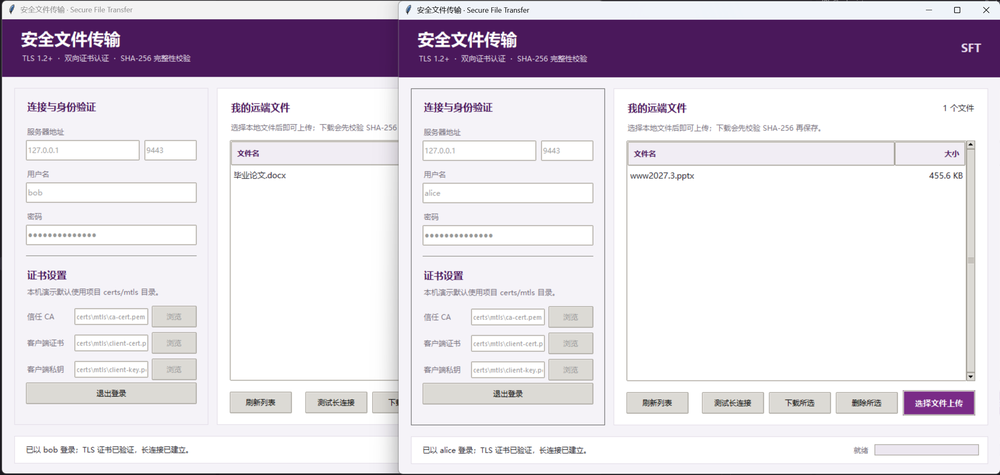
#> input picture 王以恒_202628013229016_EX1B/王以恒_202628013229016_ex1B_src/concurrency.png, 1000 x 475 px, shrunk from 2443 x 1161 before the run
$ python -i build_report.py   (imports and definitions only)
#> lines starting #> are read from the running program, lines starting #| are printed output that depends on the picture
"""Build the Chinese experiment report DOCX from report.md."""

from __future__ import annotations

import argparse
import re
from pathlib import Path

from docx import Document
from docx.enum.table import WD_CELL_VERTICAL_ALIGNMENT
from docx.enum.text import WD_ALIGN_PARAGRAPH
from docx.oxml import OxmlElement
from docx.oxml.ns import qn
from docx.shared import Cm, Inches, Pt, RGBColor


# [71 lines left out: functions set_run_font, add_rich_text, set_shading, set_cell_margins, set_table_borders, not called in this run]


def is_table_separator(line: str) -> bool:
    cells = [part.strip() for part in line.strip().strip("|").split("|")]
    return bool(cells) and all(re.fullmatch(r":?-{3,}:?", cell) for cell in cells)


# [104 lines left out: functions add_table, add_code_block, add_image, add_page_field, not called in this run]


def build(source: Path, output: Path) -> None:
    lines = source.read_text(encoding="utf-8").splitlines()
    document = Document()
    section = document.sections[0]
    section.page_width = Cm(21)
    section.page_height = Cm(29.7)
    section.top_margin = Cm(1.85)
    section.bottom_margin = Cm(1.8)
    section.left_margin = Cm(1.9)
    section.right_margin = Cm(1.9)

    normal = document.styles["Normal"]
    normal.font.name = "Microsoft YaHei"
    normal.font.size = Pt(10.2)
    normal.font.color.rgb = RGBColor(32, 40, 48)
    normal._element.rPr.rFonts.set(qn("w:eastAsia"), "Microsoft YaHei")
    normal.paragraph_format.space_after = Pt(5)
    normal.paragraph_format.line_spacing = 1.14
    for style_name, size in (("Heading 1", 15), ("Heading 2", 11.8)):
        style = document.styles[style_name]
        style.font.name = "Microsoft YaHei"
        style.font.size = Pt(size)
        style.font.bold = True
        style.font.color.rgb = RGBColor(0, 0, 0)
        style._element.rPr.rFonts.set(qn("w:eastAsia"), "Microsoft YaHei")
        style.paragraph_format.space_before = Pt(12 if style_name == "Heading 1" else 8)
        style.paragraph_format.space_after = Pt(5)
        style.paragraph_format.keep_with_next = True
        style_properties = style._element.pPr
        if style_properties is not None:
            for tag in ("w:numPr", "w:pBdr"):
                item = style_properties.find(qn(tag))
                if item is not None:
                    style_properties.remove(item)

    title_properties = document.styles["Title"]._element.pPr
    if title_properties is not None:
        for tag in ("w:pBdr", "w:numPr"):
            item = title_properties.find(qn(tag))
            if item is not None:
                title_properties.remove(item)

    header = section.header.paragraphs[0]
    header.alignment = WD_ALIGN_PARAGRAPH.RIGHT
    header_run = header.add_run("软件与系统安全  ·  实验 1B")
    set_run_font(header_run, "Microsoft YaHei", 8.5, color="52616B")
    footer = section.footer.paragraphs[0]
    footer.alignment = WD_ALIGN_PARAGRAPH.CENTER
    footer_run = footer.add_run("安全文件传输软件设计与实现  ·  ")
    set_run_font(footer_run, "Microsoft YaHei", 8.5, color="5B6770")
    add_page_field(footer)

    index = 0
    first_heading = True
    while index < len(lines):
        line = lines[index]
        stripped = line.strip()
        if not stripped:
            index += 1
            continue
        if stripped.startswith("```"):
            index += 1
            block = []
            while index < len(lines) and not lines[index].strip().startswith("```"):
                block.append(lines[index])
                index += 1
            add_code_block(document, block)
            index += 1
            continue
        if stripped.startswith("|") and index + 1 < len(lines) and is_table_separator(lines[index + 1]):
            header_cells = [part.strip() for part in stripped.strip("|").split("|")]
            rows = [header_cells]
            index += 2
            while index < len(lines) and lines[index].strip().startswith("|"):
                cells = [part.strip() for part in lines[index].strip().strip("|").split("|")]
                if len(cells) == len(header_cells):
                    rows.append(cells)
                index += 1
            add_table(document, rows)
            continue
        image_match = re.match(r"^!\[([^\]]*)\]\(([^)]+)\)\s*$", stripped)
        if image_match:
            alt_text = image_match.group(1).strip()
            image_path = image_match.group(2).strip()
            image_file = (source.parent / image_path).resolve()
            if not image_file.exists():
                print(f"[WARN] image not found: {image_file}")
                index += 1
                continue
            add_image(document, image_file, alt_text, alt_text)
            index += 1
            continue
        heading = re.match(r"^(#{1,3})\s+(.*)$", stripped)
        if heading:
            level = len(heading.group(1))
            title = heading.group(2)
            if level == 1 and first_heading:
                paragraph = document.add_paragraph(style="Title")
                paragraph.paragraph_format.space_after = Pt(3)
                paragraph_properties = paragraph._p.get_or_add_pPr()
                for tag in ("w:pBdr", "w:numPr"):
                    item = paragraph_properties.find(qn(tag))
                    if item is not None:
                        paragraph_properties.remove(item)
                run = paragraph.add_run(title)
                set_run_font(run, "Microsoft YaHei", 21, bold=True)
                first_heading = False
            else:
                paragraph = document.add_paragraph(style="Normal")
                paragraph.paragraph_format.space_before = Pt(12 if level == 2 else 8)
                paragraph.paragraph_format.space_after = Pt(5)
                paragraph.paragraph_format.keep_with_next = True
                run = paragraph.add_run(title)
                set_run_font(run, "Microsoft YaHei", 15 if level == 2 else 11.8, bold=True)
            index += 1
            continue
        if stripped.startswith("- "):
            paragraph = document.add_paragraph(style="List Bullet")
            add_rich_text(paragraph, stripped[2:])
        elif re.match(r"^\d+\.\s+", stripped):
            paragraph = document.add_paragraph(style="List Number")
            add_rich_text(paragraph, re.sub(r"^\d+\.\s+", "", stripped))
        else:
            paragraph = document.add_paragraph()
            paragraph.paragraph_format.widow_control = True
            add_rich_text(paragraph, stripped)
        for run in paragraph.runs:
            set_run_font(run, "Microsoft YaHei", 10.2)
        index += 1

    document.core_properties.title = "安全文件传输软件设计与实现"
    document.core_properties.subject = "《软件与系统安全》实验 1B"
    document.core_properties.author = ""
    output.parent.mkdir(parents=True, exist_ok=True)
    document.save(output)


# [7 lines left out: function main, not called in this run]


# [2 lines not run here, left out]

>>> import cv2
>>> picture = cv2.imread('../concurrency.png', cv2.IMREAD_GRAYSCALE)
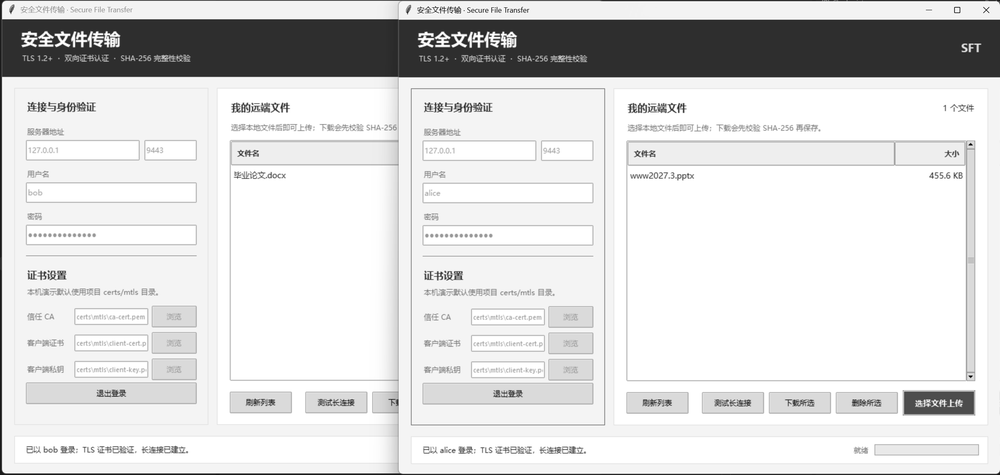
#> picture: shape (475, 1000); min 0, max 255, mean 218
>>> result = build(picture, 'out.png')
#> (the run stopped early here; a loop or call above may not have finished)
